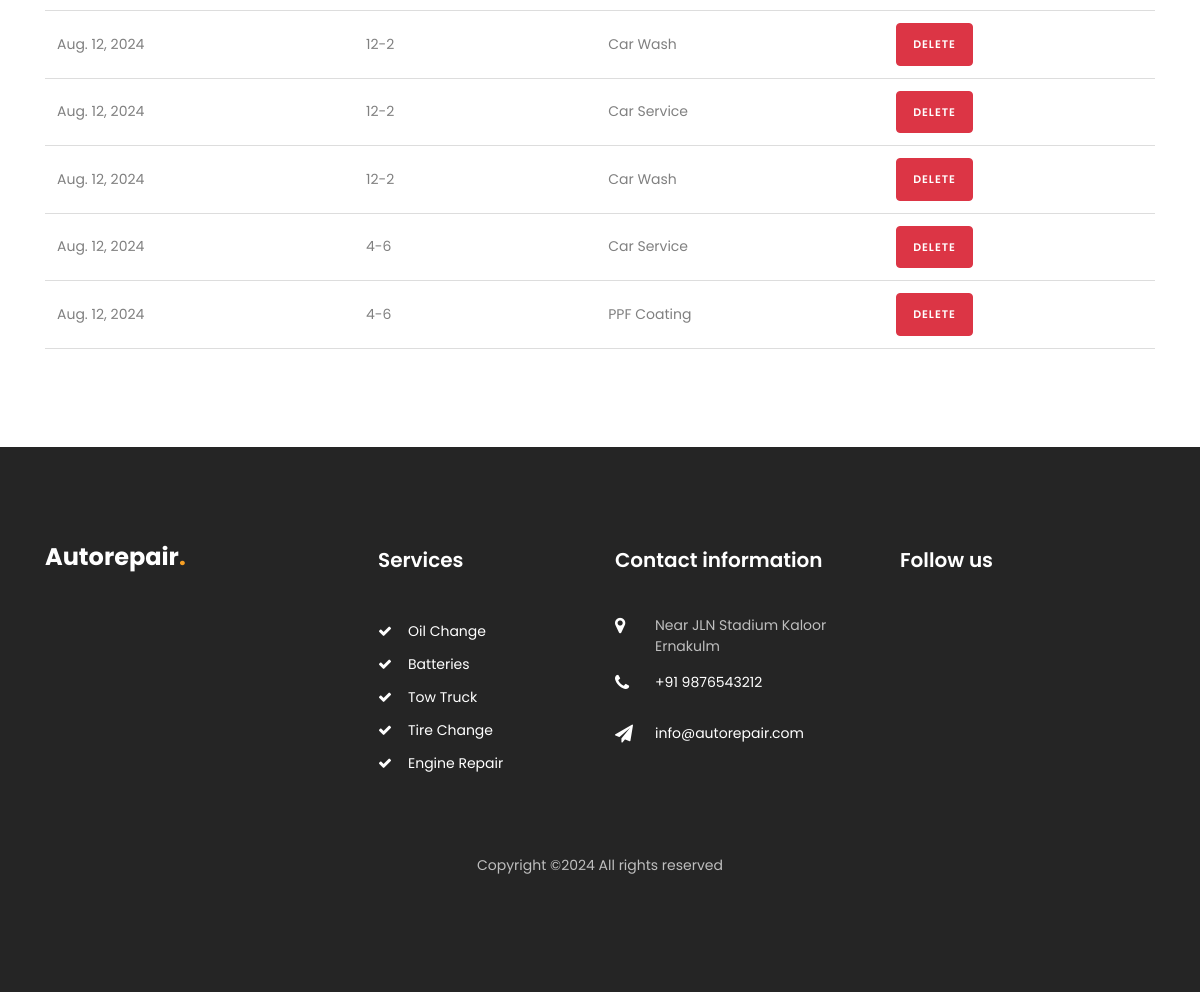
Page /reserved_bookings/9/ (signed in, lower part) on the earlier database version.
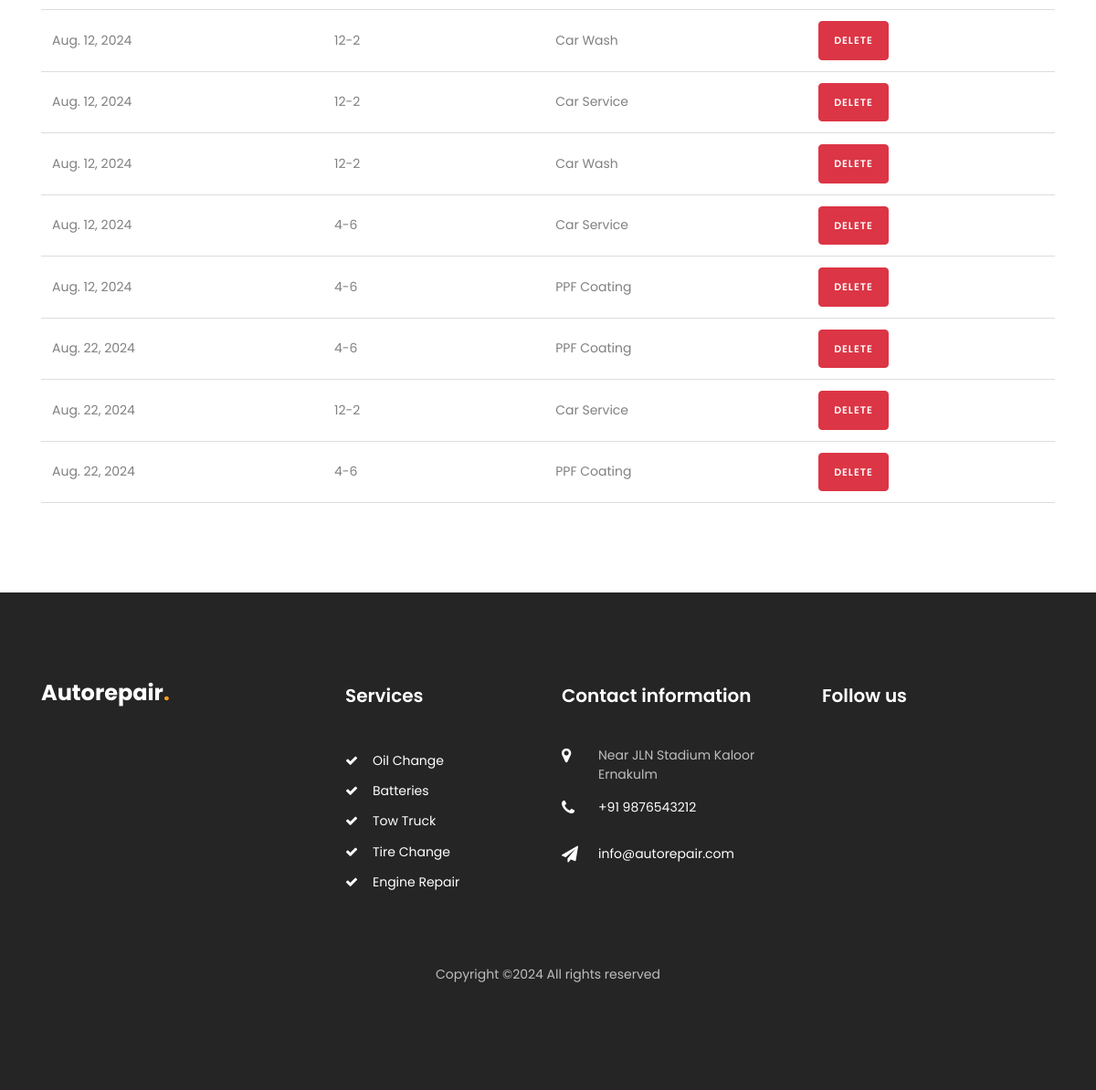
Same page on the later database version.
### car/models.py (models this page shows, shortened)
class Booking(models.Model):
    garage_id = models.IntegerField()  # Assuming you store garage as an integer reference
    date = models.DateField()
    slot = models.CharField(max_length=30)
    service = models.ForeignKey(GarageService, on_delete=models.CASCADE)

class GarageService(models.Model):
    garage = models.ForeignKey(Garage, on_delete=models.CASCADE, related_name='services')
    service_name = models.CharField(max_length=255)
    price = models.DecimalField(max_digits=10, decimal_places=2)
    max_per_slot = models.PositiveIntegerField()

### car/views.py (the view)
# urls.py: path('reserved_bookings/<int:garage_id>/', views.reserved_bookings, name='reserved_bookings'),
@login_required
def reserved_bookings(request, garage_id):
    garage = get_object_or_404(Garage, id=garage_id)
    bookings = Booking.objects.filter(garage_id=garage_id)
    context = {
        'bookings': bookings,
        'garage': garage,
    }
    return render(request, 'reserved_bookings.html', context)

### templates/reserved_bookings.html (shortened to what the changed rows need)
{% load static %}
<!DOCTYPE html>
<html lang="en">
  <head>
    <link rel="stylesheet" href="https://stackpath.bootstrapcdn.com/font-awesome/4.7.0/css/font-awesome.min.css">
    <link rel="stylesheet" href="{% static 'css/animate.css' %}">
    <link rel="stylesheet" href="{% static 'css/owl.carousel.min.css' %}">
    <link rel="stylesheet" href="{% static 'css/owl.theme.default.min.css' %}">
    <link rel="stylesheet" href="{% static 'css/magnific-popup.css' %}">
    <link rel="stylesheet" href="{% static 'css/bootstrap-datepicker.css' %}">
    <link rel="stylesheet" href="{% static 'css/jquery.timepicker.css' %}">
    <link rel="stylesheet" href="{% static 'css/flaticon.css' %}">
    <link rel="stylesheet" href="{% static 'css/style.css' %}">
  </head>
  <body>
    <section class="ftco-section">
        <div class="container">
          <div class="table-container">
            <table>
              <tbody>
                {% for booking in bookings %}
                <tr>
                  <td>{{ booking.date }}</td>
                  <td>{{ booking.slot }}</td>
                  <td>{{ booking.service.service_name }}</td>
                  <td>
                    <form method="post" action="{% url 'delete_booking' booking.id %}" style="display:inline;">
                      <button type="submit" class="btn btn-danger" onclick="return confirm('Are you sure you want to delete this booking?');">Delete</button>
                    </form>
                  </td>
                </tr>
                {% empty %}
                <tr>
                  <td colspan="4">No bookings available</td>
                </tr>
                {% endfor %}
              </tbody>
            </table>
          </div>
        </div>
      </section>
    <footer class="footer ftco-section">
      <div class="container">
        <div class="row mb-5">
          <div class="col-md-6 col-lg">
            <div class="ftco-footer-widget mb-4">
              <h2 class="logo"><a href="/">Autorepair<span>.</span></a></h2>
            </div>
          </div>
          <div class="col-md-6 col-lg">
            <div class="ftco-footer-widget mb-4 ml-md-5">
              <h2 class="ftco-heading-2">Services</h2>
            </div>
          </div>
          <div class="col-md-6 col-lg">
            <div class="ftco-footer-widget mb-4">
            	<h2 class="ftco-heading-2">Contact information</h2>
            </div>
          </div>
          <div class="col-md-6 col-lg">
             <div class="ftco-footer-widget mb-4">
              <h2 class="ftco-heading-2">Follow us</h2>
            </div>
          </div>
        </div>
      </div>
    </footer>
  </body>
</html>

Differences in the rows shown:
added Booking: date "Aug. 22, 2024", slot "4-6", service.service_name "PPF Coating"
added Booking: date "Aug. 22, 2024", slot "12-2", service.service_name "Car Service"
added Booking: date "Aug. 22, 2024", slot "4-6", service.service_name "PPF Coating"
